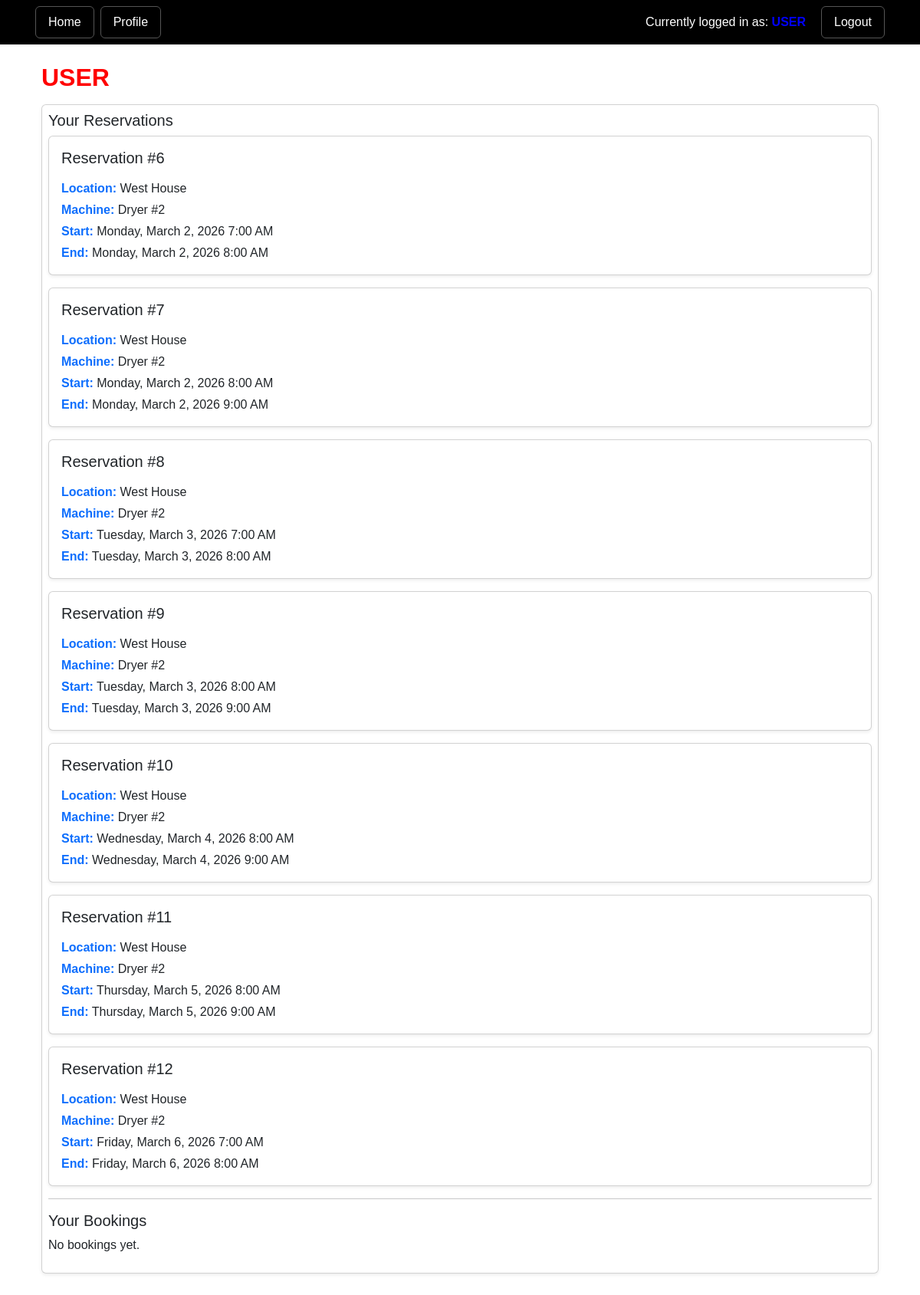
The page /profile (signed in) on the database its author committed.
### app/main/models.py (models this page shows, shortened)
class User(UserMixin,db.Model):
    __tablename__='user'
    id: sqlo.Mapped[int] = sqlo.mapped_column(primary_key=True)
    username: sqlo.Mapped[str] = sqlo.mapped_column(sqla.String(64))
    email: sqlo.Mapped[str] = sqlo.mapped_column(sqla.String(120))
    user_type: sqlo.Mapped[str] = sqlo.mapped_column(sqla.String(50))
    address: sqlo.Mapped[str] = sqlo.mapped_column(sqla.String(256), nullable=True)
    password_hash: sqlo.Mapped[Optional[str]] = sqlo.mapped_column(sqla.String(256))
    create_bookings: sqlo.Mapped[List["Booking"]] = sqlo.relationship("Booking",foreign_keys="Booking.user_id",back_populates= "user")
    claim_bookings: sqlo.Mapped[List["Booking"]] = sqlo.relationship("Booking", foreign_keys="Booking.driver_id", back_populates= "driver")
    reservations: sqlo.Mapped[List["Reservation"]] = sqlo.relationship("Reservation", back_populates="user", foreign_keys="[Reservation.user_id]")
    __mapper_args__ = {
        'polymorphic_identity' : 'User',
        'polymorphic_on' : user_type
    }

class Reservation(db.Model):
    __tablename__ = "reservation"
    id: sqlo.Mapped[int] = sqlo.mapped_column(primary_key=True)
    machine_id: sqlo.Mapped[int] = sqlo.mapped_column(sqla.Integer, sqla.ForeignKey('machine.id'), nullable=False)
    machine = db.relationship("Machine", backref="reservations")
    user_id: sqlo.Mapped[int] = sqlo.mapped_column(sqla.Integer, sqla.ForeignKey('user.id'), nullable=False)
    user: sqlo.Mapped["User"] = sqlo.relationship("User", back_populates="reservations", foreign_keys=[user_id])
    start_time: sqlo.Mapped[datetime] = sqlo.mapped_column(sqla.DateTime, nullable=False)
    end_time: sqlo.Mapped[datetime] = sqlo.mapped_column(sqla.DateTime, nullable=False)
    location_id: sqlo.Mapped[Optional[int]] = sqlo.mapped_column(sqla.Integer, sqla.ForeignKey('location.id'), nullable=True)
    location: sqlo.Mapped[Optional["Location"]] = sqlo.relationship("Location", back_populates="reservations")

class Location(db.Model):
    id: sqlo.Mapped[int] = sqlo.mapped_column(primary_key=True)
    name: sqlo.Mapped[str] = sqlo.mapped_column(sqla.String(50))
    machines: sqlo.Mapped[List["Machine"]] = sqlo.relationship("Machine", back_populates="location")
    reviews: sqlo.Mapped[List["Review"]] = sqlo.relationship("Review", back_populates="location")
    reservations: sqlo.Mapped[List["Reservation"]] = sqlo.relationship("Reservation", back_populates="location")
    bookings: sqlo.Mapped[List["Booking"]] = sqlo.relationship("Booking", back_populates="location")

class Machine(db.Model):
    id: sqlo.Mapped[int] = sqlo.mapped_column(primary_key=True)
    type: sqlo.Mapped[str] = sqlo.mapped_column(sqla.String(10))
    is_reserved: sqlo.Mapped[bool] = sqlo.mapped_column(sqla.Boolean, default=False)
    reserved_by_id: sqlo.Mapped[Optional[int]] = sqlo.mapped_column(sqla.Integer, sqla.ForeignKey('user.id'))
    reserved_by: sqlo.Mapped[Optional["User"]] = sqlo.relationship("User")
    reserved_until: sqlo.Mapped[Optional[datetime]] = sqlo.mapped_column(sqla.DateTime(timezone=True), nullable=True)
    reserved_time: sqlo.Mapped[Optional[str]] = sqlo.mapped_column(sqla.String(20))
    location_id: sqlo.Mapped[int] = sqlo.mapped_column(sqla.Integer, sqla.ForeignKey('location.id'), nullable=False)
    location: sqlo.Mapped[Optional["Location"]] = sqlo.relationship("Location", back_populates="machines")
    reports: sqlo.Mapped[List["Report"]] = sqlo.relationship("Report", back_populates="machine")
    status: sqlo.Mapped[str] = sqlo.mapped_column(sqla.Enum("available", "in-use", "broken", name="machine_status"), default="available")

### app/main/routes.py (the view)
@bp_main.route('/profile', methods=['GET'])
@login_required
def profile():
    profile_info = {
        "Username": current_user.username,
        "Email": getattr(current_user, "email", "Not set"),
        "Membership": "Regular",
        "Past Reservations": ["Machine #1 - 08:00", "Machine #3 - 10:00"],
        "Preferences": ["Eco Wash", "Extra Spin"]
    }
    if(current_user.user_type == "Admin"):
        reports = db.session.query(Report).filter(Report.machine.has(location_id=current_user.location_id)).all()
        return render_template('profile.html', title="Profile", profile_info=profile_info, reports=reports)
    elif(current_user.user_type == "User"):
        bulk_bookings = db.session.scalars(sqla.select(Booking).where(Booking.user_id == current_user.id)).all()
        reservations = db.session.scalars(sqla.select(Reservation).where(Reservation.user_id == current_user.id)).all()
        return render_template('profile.html', title="Profile", profile_info=profile_info, bulk_bookings=bulk_bookings, reservations=reservations)
    elif(current_user.user_type == "Driver"):
        bulk_bookings = Booking.query.filter(Booking.driver_id == current_user.id).all()
        return render_template('profile.html', title="Profile", profile_info=profile_info, bulk_bookings=bulk_bookings)
    return render_template('profile.html', title="Profile", profile_info=profile_info)

### app/main/models.py (called while the page is built)
@login.user_loader
def load_user(id):
    return db.session.get(User, int(id))

### app/main/templates/profile.html (shortened to what this page needs)
{% extends "base.html" %}
{% import "bootstrap_wtf.html" as wtf %}
{% block content %}
<div class="container">
	<h2> <strong style="color:red; text-transform: uppercase;">{{ current_user.user_type }}</strong></h2>
	<div>
			{% if current_user.user_type == "Admin" %}
				<hr>
				<h5 class="card-title">Your Reports</h5>
				{% if reports %}
					{% for r in reports %}
						{% include '_report.html'%}
					{% endfor %}
				{% else %}
					<p>No reports yet.</p>
				{% endif %}
			{% elif current_user.user_type == "User" %}
		<div class="card mt-3 p-2 shadow-sm">
			<h5 class="card-title">Your Reservations</h5>
				{% if reservations %}
					{% for r in reservations %}
						{% include '_reservations.html'%}
					{% endfor %}
				{% else %}
					<p>No reservations yet.</p>
				{% endif %}
			<hr style="margin: 0; margin-bottom: 1rem;">
			<h5 class="card-title">Your Bookings</h5>
				{% if bulk_bookings %}
					{% for booking in bulk_bookings %}
						{% include '_booking.html'%}
					{% endfor %}
				{% else %}
					<p>No bookings yet.</p>
				{% endif %}
			{% endif %}
		</div>
	</div>
</div>
{% endblock %}

### app/main/templates/base.html (shortened to what this page needs)
<!doctype html>
<html lang="en">
  <head>
    <link rel="stylesheet" href="https://cdn.jsdelivr.net/npm/bootstrap-icons@1.11.3/font/bootstrap-icons.css">
    <link
        href="https://cdn.jsdelivr.net/npm/bootstrap@5.3.2/dist/css/bootstrap.min.css"
        rel="stylesheet"
>
    <link rel="stylesheet" href="{{ url_for('static', filename='css/main.css') }}">
  </head>
  <body>
    <nav class="navbar navbar-expand-lg navbar-dark bg-dark mb-4">
      <div class="container">
        <div class="collapse navbar-collapse" id="navbarNav">
          <ul class="navbar-nav me-auto mb-2 mb-lg-0">
            <li class="nav-item">
              <a class="nav-link border border-secondary rounded px-3 mx-1 text-white" href="{{ url_for('main.map_page') }}">Home</a>
            {% if not current_user.is_anonymous %}
            <li class="nav-item">
              <a class="nav-link border border-secondary rounded px-3 mx-1 text-white" href="{{ url_for('main.profile') }}">Profile</a>
            </li>
            {% endif %}
          </ul>
          <ul class="navbar-nav mb-2 mb-lg-0 align-items-center hide-on-small">
            {% if current_user.is_anonymous %}
            <li class="nav-item">
              <a class="nav-link border border-secondary rounded px-3 mx-1 text-white" href="{{ url_for('auth.login') }}">Login</a>
            </li>
            <li class="nav-item">
              <a class="nav-link border border-secondary rounded px-3 mx-1 text-white" href="{{ url_for('auth.register') }}">Register</a>
            </li>
            <li class="nav-item">
              <a class="nav-link border border-secondary rounded px-3 mx-1 text-white" href="{{ url_for('auth.admin_register') }}">Admin Registration</a>
            </li>
            {% else %}
            <li class= "nav-item me-3">
              <span class="text-white">Currently logged in as: <strong style="color:blue; text-transform: uppercase;">{{ current_user.user_type }}</strong></span>
            </li>
            <li class="nav-item">
              <a class="nav-link border border-secondary rounded px-3 mx-1 text-white" href="{{ url_for('auth.logout') }}">Logout</a>
            </li>
            {% endif %}
          </ul>
        </div>
      </div>
    </nav>
    <div class="container mt-3">
      {% block content %}{% endblock %}
    </div>
  </body>
</html>

### app/main/templates/_reservations.html
<div class="card mb-3 shadow-sm" id="reservation-{{ r.id }}">
  <div class="card-body">
    <h5 class="card-title mb-3">
      Reservation #{{ r.id }}
    </h5>
    <p class="mb-1">
      <span class="fw-semibold text-primary">Location:</span>
      {{ r.machine.location.name }}
    </p>
    <p class="mb-1">
      <span class="fw-semibold text-primary">Machine:</span>
      {{ r.machine.type }} #{{ r.machine.id }}
    </p>
    <p class="mb-1">
      <span class="fw-semibold text-primary">Start:</span>
      {{moment(r.start_time).format('LLLL') }}
    </p>
    <p class="mb-0">
      <span class="fw-semibold text-primary">End:</span>
     {{moment(r.end_time).format('LLLL') }}
    </p>
  </div>
</div>

### app/static/css/main.css (style rules this page uses)
body { font-family: Arial, sans-serif; background-color: white; margin-bottom: 75px; }
.navbar { background-color: black !important; }
.nav-link { border: 1px solid #555 !important; margin-right: 10px; color: white !important; }
ul { list-style: none; padding-left: 0; margin-bottom: 0; }

### rows shown on the page
User: user_type "USER"
Reservation: id "6", machine.location.name "West House", machine.type "Dryer", machine.id "2", start_time "Monday, March 2, 2026 7:00 AM", end_time "Monday, March 2, 2026 8:00 AM"
Reservation: id "7", machine.location.name "West House", machine.type "Dryer", machine.id "2", start_time "Monday, March 2, 2026 8:00 AM", end_time "Monday, March 2, 2026 9:00 AM"
Reservation: id "8", machine.location.name "West House", machine.type "Dryer", machine.id "2", start_time "Tuesday, March 3, 2026 7:00 AM", end_time "Tuesday, March 3, 2026 8:00 AM"
Reservation: id "9", machine.location.name "West House", machine.type "Dryer", machine.id "2", start_time "Tuesday, March 3, 2026 8:00 AM", end_time "Tuesday, March 3, 2026 9:00 AM"
Reservation: id "10", machine.location.name "West House", machine.type "Dryer", machine.id "2", start_time "Wednesday, March 4, 2026 8:00 AM", end_time "Wednesday, March 4, 2026 9:00 AM"
Reservation: id "11", machine.location.name "West House", machine.type "Dryer", machine.id "2", start_time "Thursday, March 5, 2026 8:00 AM", end_time "Thursday, March 5, 2026 9:00 AM"
Reservation: id "12", machine.location.name "West House", machine.type "Dryer", machine.id "2", start_time "Friday, March 6, 2026 7:00 AM", end_time "Friday, March 6, 2026 8:00 AM"
